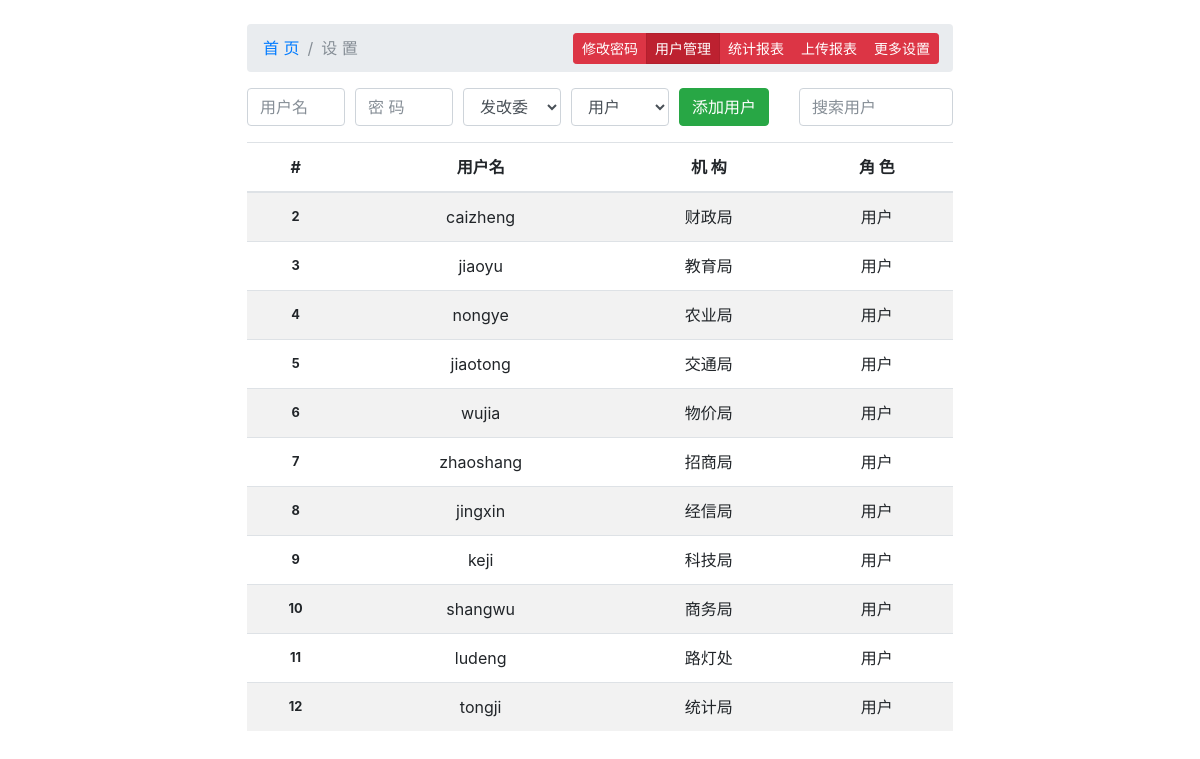
/fgw/setting/users (signed in), run on the app's committed database.
### tables this page shows
CREATE TABLE `users` (
  `uid` int(11) NOT NULL AUTO_INCREMENT,
  `uname` varchar(20) NOT NULL,
  `passwd` varchar(50) NOT NULL,
  `date` timestamp NOT NULL DEFAULT current_timestamp() ON UPDATE current_timestamp(),
  `oid` int(11) NOT NULL,
  `rid` int(11) NOT NULL,
  `b` varchar(50) DEFAULT NULL,
  `c` varchar(50) DEFAULT NULL,
  `d` varchar(50) DEFAULT NULL,
  `e` varchar(50) DEFAULT NULL,
  `f` varchar(50) DEFAULT NULL,
  `g` varchar(50) DEFAULT NULL,
  `h` varchar(50) DEFAULT NULL,
  `i` varchar(50) DEFAULT NULL,
  `j` varchar(50) DEFAULT NULL,
  `k` varchar(50) DEFAULT NULL,
  `l` varchar(50) DEFAULT NULL,
  `m` varchar(50) DEFAULT NULL,
  `n` varchar(50) DEFAULT NULL,
  `o` varchar(50) DEFAULT NULL,
  `p` varchar(50) DEFAULT NULL,
  `q` varchar(50) DEFAULT NULL,
  `r` varchar(50) DEFAULT NULL,
  `s` varchar(50) DEFAULT NULL,
  `t` varchar(50) DEFAULT NULL,
  `u` varchar(50) DEFAULT NULL,
  `v` varchar(50) DEFAULT NULL,
  `w` varchar(50) DEFAULT NULL,
  `x` varchar(50) DEFAULT NULL,
  `y` varchar(50) DEFAULT NULL,
  `z` varchar(50) DEFAULT NULL,
  PRIMARY KEY (`uid`)
);

CREATE TABLE `organization` (
  `oid` int(11) NOT NULL AUTO_INCREMENT,
  `oname` varchar(20) NOT NULL,
  `uid` int(11) NOT NULL,
  `b` varchar(50) DEFAULT NULL,
  `c` varchar(50) DEFAULT NULL,
  `d` varchar(50) DEFAULT NULL,
  `e` varchar(50) DEFAULT NULL,
  `f` varchar(50) DEFAULT NULL,
  `g` varchar(50) DEFAULT NULL,
  `h` varchar(50) DEFAULT NULL,
  `i` varchar(50) DEFAULT NULL,
  `j` varchar(50) DEFAULT NULL,
  `k` varchar(50) DEFAULT NULL,
  `l` varchar(50) DEFAULT NULL,
  `m` varchar(50) DEFAULT NULL,
  `n` varchar(50) DEFAULT NULL,
  `o` varchar(50) DEFAULT NULL,
  `p` varchar(50) DEFAULT NULL,
  `q` varchar(50) DEFAULT NULL,
  `r` varchar(50) DEFAULT NULL,
  `s` varchar(50) DEFAULT NULL,
  `t` varchar(50) DEFAULT NULL,
  `u` varchar(50) DEFAULT NULL,
  `v` varchar(50) DEFAULT NULL,
  `w` varchar(50) DEFAULT NULL,
  `x` varchar(50) DEFAULT NULL,
  `y` varchar(50) DEFAULT NULL,
  `z` varchar(50) DEFAULT NULL,
  PRIMARY KEY (`oid`)
);

CREATE TABLE `role` (
  `rid` int(11) NOT NULL AUTO_INCREMENT,
  `role` varchar(20) NOT NULL,
  `rname` varchar(20) NOT NULL,
  PRIMARY KEY (`rid`)
);

### fgw/index.php (called while the page is built, shortened)
<?php
require 'Route.php';

### fgw/Sign.php (called while the page is built, shortened)
<?php
class Sign{
	static function check(){
		$sessiondir = session_save_path();
		if(is_readable($sessiondir . '/sess_' . $_COOKIE['SID'])){
			return 1;
		}
		else{
			return 0;
		}
	}
}

### fgw/Db.php (called while the page is built, shortened)
<?php
class Db{
	private $host="localhost";
	private $user="root";
	private $pass="dot";
	private $db="fgw";
	private $mysqli;
	function __construct(){
		$this->mysqli=new mysqli($this->host,$this->user, $this->pass, $this->db);
		if($this->mysqli->connect_errno){
			echo $this->mysqli->connect_errno. "\n";
			echo $this->mysqli->connect_error. "\n";
		}
		else{
			$this->mysqli->set_charset('utf8');
		}
	}
	function query($sql){
		if($res=$this->mysqli->query($sql)){
			if(is_bool($res)){
				return;
			}
			else{
				$numrows=$res->num_rows;
				if($numrows>1){
					$row=$res->fetch_all(MYSQLI_ASSOC);
				}
				else $row=$res->fetch_assoc();
				return $row;
			}
		}
		else{
			echo $this->mysqli->errno . "\n";
			echo $this->mysqli->error. "\n";
		}
	}
}

### fgw/users.php (the view, shortened to what this page needs)
<?php
$sql="select rid,rname from role";
$r_rows=(new Db)->query($sql);
$sql="select oid,oname from organization";
$o_rows=(new Db)->query($sql);
$sql="select users.uid,uname,organization.oname,role.rname from users join (organization,role) on (organization.oid=users.oid and users.rid=role.rid)";
$rows=(new Db)->query($sql);
?>
		  <main>
		  <div class="row mb-3">
			  <form class="form-row col-sm" method="post">
				  <div class="col-sm">
					  <input type="text" class="form-control" name="uname" placeholder="用户名">
				  </div>
				  <div class="col-sm">
					  <input type="password" class="form-control" name="passwd" placeholder="密 码">
				  </div>
				  <div class="col-sm">
					  <select class="form-control" name="oid">
<?php foreach($o_rows as $row): ?>
<option value="<?= $row['oid'] ?>"><?= $row['oname'] ?></option>
<?php endforeach ?>
					  </select>
				  </div>
				  <div class="col-sm">
					  <select class="form-control" name="rid">
<?php foreach($r_rows as $row): ?>
<option value="<?= $row['rid'] ?>"><?= $row['rname'] ?></option>
<?php endforeach ?>
					  </select>
				  </div>
				  <div class="col-auto">
					  <button type="submit" class="btn btn-success">添加用户</button>
				  </div>
			  </form>
			  <div class="col-sm-3">
				  <input class="form-control" id="search" type="text" placeholder="搜索用户" aria-label="Search">
			  </div>
		  </div>
		  <table class="table table-striped table-hover">
			  <thead>
				  <tr>
					  <th scope="col">#</th>
					  <th scope="col">用户名</th>
					  <th scope="col">机 构</th>
					  <th scope="col">角 色</th>
				  </tr>
			  </thead>
			  <tbody>
<?php foreach($rows as $v): ?>
				  <tr class="searchable">
				  <th scope="row"><?= $v['uid'] ?></th>
					  <td><?= $v['uname'] ?></td>
					  <td><?= $v['oname'] ?></td>
					  <td><?= $v['rname'] ?></td>
				  </tr>
<?php endforeach; ?>
			  </tbody>
		  </table>
		  </main>
		</div>

### fgw/header.php (shortened to what this page needs)
<!doctype html>
<html lang="en">
  <head>
	<link type="text/css" href="<?= $root ?>/css/bootstrap.min.css" rel="stylesheet">
	<link rel="stylesheet" type="text/css" href="<?= $root ?>/vendor/fortawesome/font-awesome/css/font-awesome.min.css">
	<link rel="stylesheet" type="text/css" href="<?= $root ?>/css/bootstrap-datepicker3.css">
	<link type="text/css" href="<?= $root ?>/css/dot.css" rel="stylesheet">
  </head>
  <body>

### fgw/Route.php (shortened to what this page needs)
<?php
$root="/fgw";
$inc="./";
$path = explode("/", $_SERVER['PATH_INFO']);
$controller=$path[1];
$method=$path[2];
require $inc . "header.php";
$login=Sign::check();
if($login){
	$controller ? : $controller='home';
	if($controller=='project' && is_numeric($method)){
		$pid=$method;
		require $inc . "progress.php";
	}
	else if($controller=='setting') {
		require $inc . "nav.php";
		$rid=$_SESSION['rid'];
		if(empty($method) || $method == 'chpwd'){
			require $inc . $method. ".php";
		}
		else if(is_readable($inc . $method. '.php')){
				if($rid==3){
					require $inc . $method. ".php";
				}
				else{
					require $inc . '404.php';
				}
			}
		else{
			require $inc . '404.php';
		}
	}
}
else{
	$controller = 'login';
	require $inc . $controller . ".php";
}
require $inc . "footer.php";

### fgw/nav.php (shortened to what this page needs)
<?php
$rid=$_SESSION['rid'];
?>
	  <div class="container" id="setting">
		  <nav aria-label="breadcrumb" class="position-relative">
			  <ol class="breadcrumb">
			  <li class="breadcrumb-item"><a href="<?= $root ?>">首 页</a></li>
				  <li class="breadcrumb-item active" aria-current="page">设 置</li>
			  </ol>
			  <div id="settings" class="btn-group btn-group-sm position-absolute" role="group" aria-label="">
				  <a role="button" href="<?= $root ?>/setting/chpwd" class="btn btn-danger <?php if($method=='chpwd' || $method == "") echo 'active'; ?>">修改密码</a>
<?php if($rid==3): ?>
				  <a role="button" href="<?= $root ?>/setting/users" class="btn btn-danger <?php if($method=='users') echo 'active'; ?>">用户管理</a>
				  <a role="button" href="<?= $root ?>/setting/stat" class="btn btn-danger <?php if($method=='stat') echo 'active'; ?>">统计报表</a>
				  <a role="button" href="<?= $root ?>/setting/upload" class="btn btn-danger <?php if($method=='upload') echo 'active'; ?>">上传报表</a>
				  <a role="button" href="<?= $root ?>/setting/misc" class="btn btn-danger <?php if($method=='misc') echo 'active'; ?>">更多设置</a>
<?php endif ?>
			  </div>
		  </nav>

### fgw/footer.php (shortened to what this page needs)
  </body>
</html>

### fgw/css/dot.css (style rules this page uses)
body { padding-top: 1.5rem; padding-bottom: 1.5rem; }
@media (min-width: 48em) { .container { max-width: 46rem; } }
#setting tbody tr { cursor: pointer; }
th, td { text-align: center; vertical-align: middle !important; }
tbody th { font-size: 0.8rem; }
#setting #settings { top: 18%; right: 2%; }

### data on the page
users: uid "2", uname "caizheng", oid.oname "财政局", rid.rname "用户"
users: uid "3", uname "jiaoyu", oid.oname "教育局", rid.rname "用户"
users: uid "4", uname "nongye", oid.oname "农业局", rid.rname "用户"
users: uid "5", uname "jiaotong", oid.oname "交通局", rid.rname "用户"
users: uid "6", uname "wujia", oid.oname "物价局", rid.rname "用户"
users: uid "7", uname "zhaoshang", oid.oname "招商局", rid.rname "用户"
users: uid "8", uname "jingxin", oid.oname "经信局", rid.rname "用户"
users: uid "9", uname "keji", oid.oname "科技局", rid.rname "用户"
users: uid "10", uname "shangwu", oid.oname "商务局", rid.rname "用户"
users: uid "11", uname "ludeng", oid.oname "路灯处", rid.rname "用户"
users: uid "12", uname "tongji", oid.oname "统计局", rid.rname "用户"

### other printed values
form field oid "发改委"
form field rid "用户"
